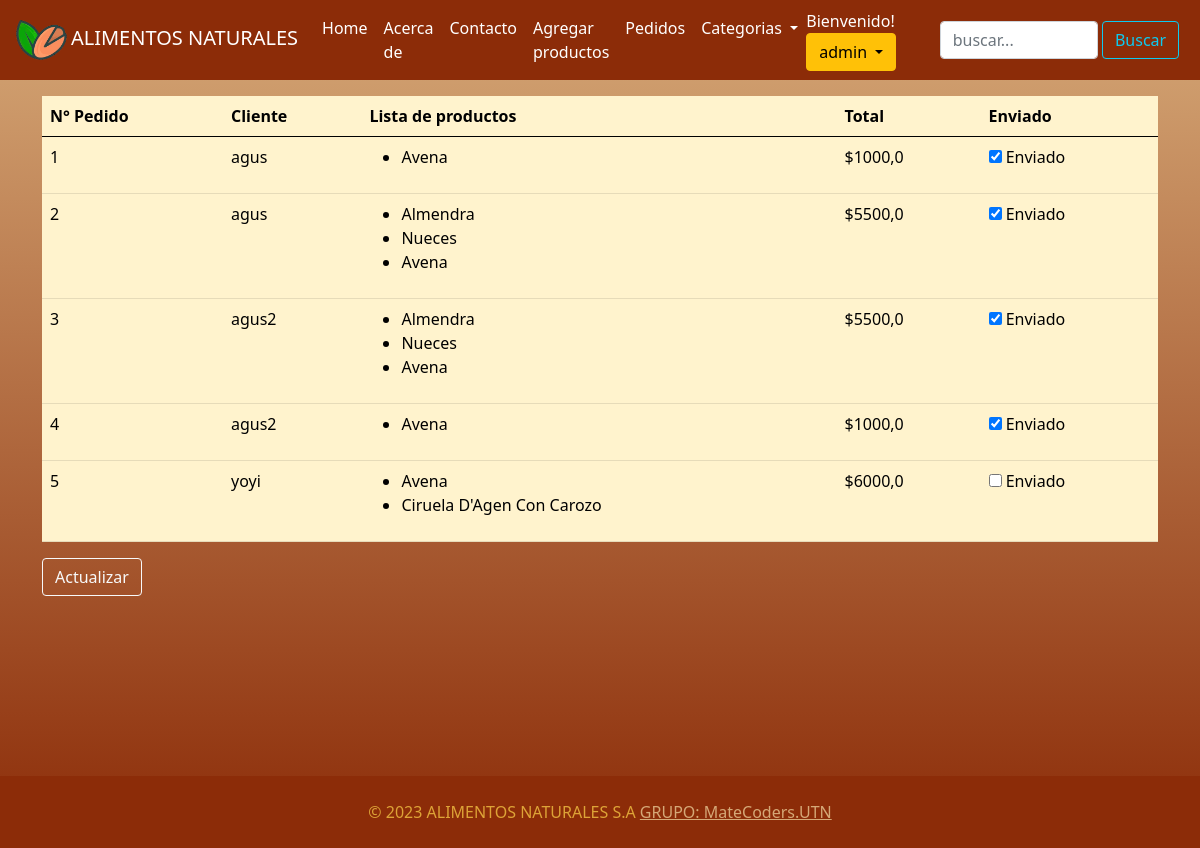
Page /pedidos/ (signed in) on the earlier database version.
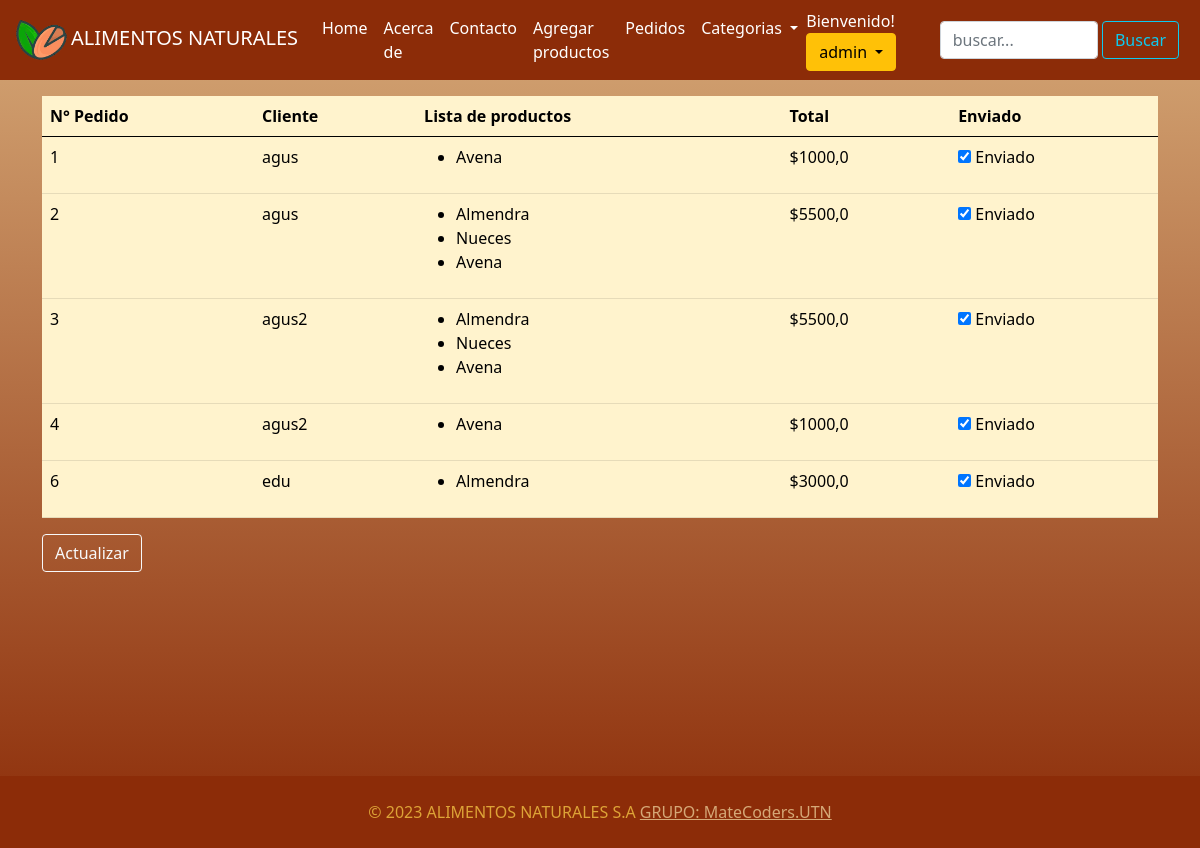
Same page on the later database version.
### TIENDA/models.py (models this page shows, shortened)
class Carrito(models.Model):
    usuario = models.ForeignKey(User, on_delete=models.CASCADE, related_name='usuario')
    lista = models.ManyToManyField(Producto)
    total = models.FloatField(default=0)
    enviado = models.BooleanField(default=False)

class Producto(models.Model):
    titulo = models.CharField(max_length=100)
    imagen = models.FileField(upload_to= "imagenes", null = True )
    descripcion = models.TextField(max_length=1000)
    precio = models.FloatField()
    categoria = models.ForeignKey(Categoria,on_delete=models.CASCADE, related_name='categoria_producto')
    fecha = models.DateTimeField(auto_now_add=True)

### TIENDA/views.py (the view)
# urls.py: path('pedidos/', views.pedidos, name='pedidos')
@staff_member_required
def pedidos(request):
    if request.method == 'POST':
        enviados = {k:v[0] for k,v in dict(request.POST).items()}
        enviados.pop('csrfmiddlewaretoken')
        for valor in enviados.items():
            id_pedido = valor[0]
            enviado_pedido = True if valor[1] == 'on' else False
            pedido = Carrito.objects.get(id=id_pedido)
            pedido.enviado = enviado_pedido
            pedido.save()
        pedidos = Carrito.objects.all()
        pedidos_con_productos = []
        for pedido in pedidos:
            productos = pedido.lista.all()
            pedidos_con_productos.append((pedido, productos))
        return render(request, 'tienda/pedidos.html', {'pedidos': pedidos_con_productos})
    else:
        pedidos = Carrito.objects.all()
        pedidos_con_productos = []
        for pedido in pedidos:
            productos = pedido.lista.all()
            pedidos_con_productos.append((pedido, productos))
        return render(request, 'tienda/pedidos.html', {'pedidos': pedidos_con_productos})

### TIENDA/context_processor.py (called while the page is built)
def extras(request):
    if "carrito" not in request.session:
        request.session["carrito"] = []
    cantidad_productos = len(request.session['carrito'])
    return({'categoria': Categoria.objects.all(),
            'cantidad_productos': cantidad_productos,
            })

### TIENDA/models.py (called while the page is built)
    def __str__(self) -> str:
        return f'{self.titulo}'

### TIENDA/templates/tienda/pedidos.html (shortened to what this page needs)
{% extends "tienda/layout.html" %}
{% block content %}
<form action="{% url "tienda:pedidos" %}" method="post">
    <table class="table table-warning table-spriped mt-3 p-3">
        <thead>
            <tr class="table-warning">
                <th class="table-warning" scope='col'>N° Pedido</th>
                <th class="table-warning" scope='col'>Cliente</th>
                <th class="table-warning" scope='col'>Lista de productos</th>
                <th class="table-warning" scope='col'>Total</th>
                <th class="table-warning" scope='col'>Enviado</th>
            </tr>
        </thead>
        <tbody>
            {% for pedido, productos in pedidos %}
            <tr class="table-warning">
                <td class="table-warning">
                    {{ pedido.id }}
                </td>
                <td class="table-warning">
                    {{ pedido.usuario }}
                </td>
                <td class="table-warning">
                    <ul>
                        {% for producto in productos %}
                        <li>{{ producto.titulo }}</li>
                        {% endfor %}
                    </ul>
                </td>
                <td class="table-warning">
                    ${{ pedido.total }}
                </td>
                <td class="table-warning">
                    <input type="checkbox" name="{{ pedido.id }}" id="enviado" {% if pedido.enviado %}checked{% endif %}>
                    Enviado
                </td>
            </tr>
            {% endfor %}
        </tbody>
    </table>
    <button class="btn btn-outline-light" type="submit">Actualizar</button>
</form>
{% endblock content %}

Differences in the rows shown:
removed Carrito: id "5", usuario "yoyi", total "6000,0", Producto (titulo "Avena")
no longer on this page (row unchanged): Producto: titulo "Ciruela D'Agen Con Carozo", shown under "5"
added Carrito: id "6", usuario "edu", total "3000,0", enviado "☑", Producto (titulo "Almendra")
